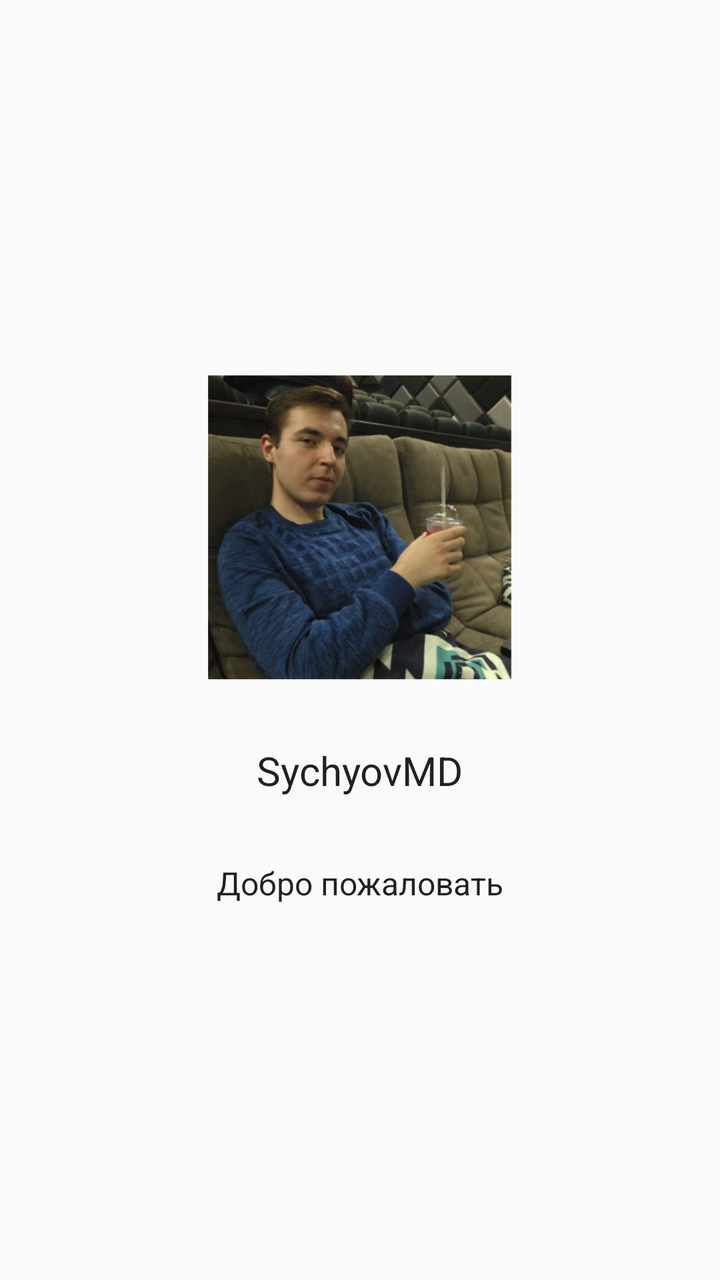
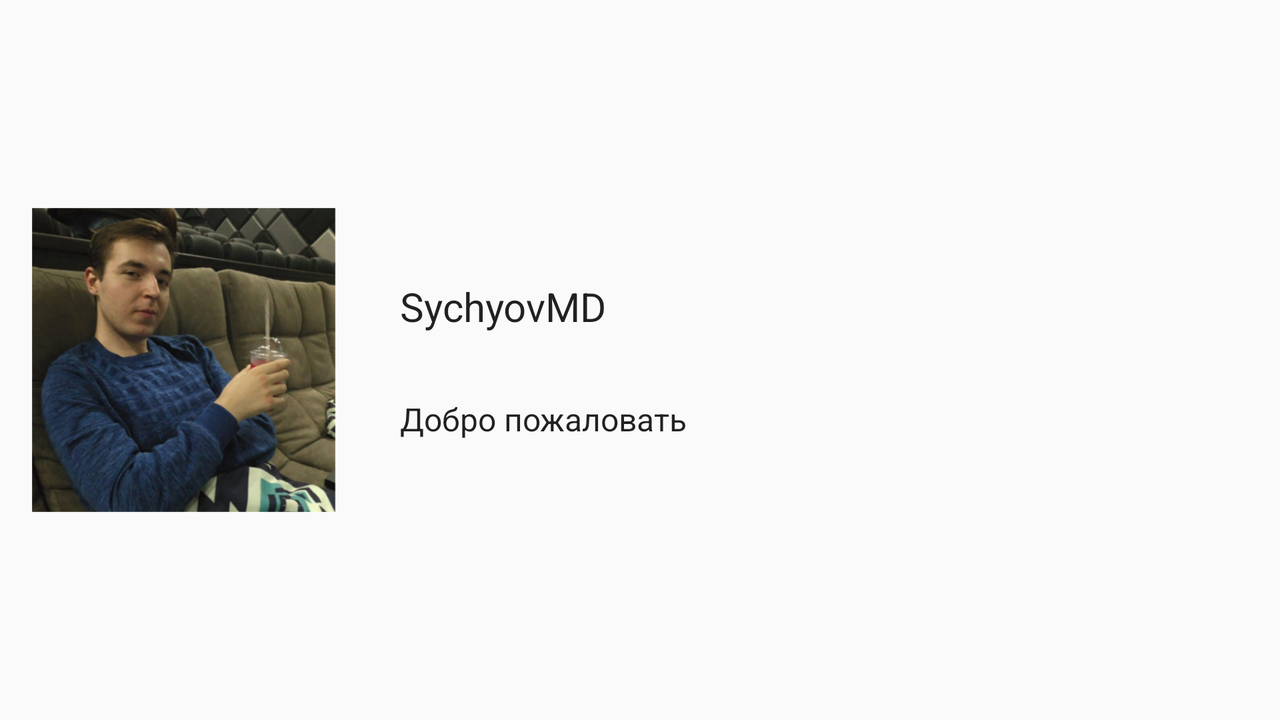

Two renders of one Android screen. The first uses the default layout on a phone; the second uses the alternative layout the repository ships for a different screen configuration, on a matching device. The two XML files are below.
<!-- AndroidManifest.xml: application theme AppTheme -->
<!-- res/layout/fragment_welcome.xml -->
<LinearLayout
    xmlns:android="http://schemas.android.com/apk/res/android"
    xmlns:tools="http://schemas.android.com/tools"
    tools:context="com.example.dsychyov.sychyovmd.ui.fragments.WelcomeFragment"
    android:layout_width="match_parent"
    android:layout_height="match_parent"
    android:orientation="vertical"
    android:layout_gravity="center"
    android:gravity="center">

    <include layout="@layout/author_image" />

    <TextView
        style="@style/AppTheme.WelcomePageAppName"
        android:text="@string/app_name" />
    <TextView
        style="@style/AppTheme.WelcomePageHelloMessage"
        android:text="@string/welcome_message" />

</LinearLayout>
<!-- res/layout/author_image.xml (included above) -->
<?xml version="1.0" encoding="utf-8"?>
<ImageView
    xmlns:android="http://schemas.android.com/apk/res/android"
    xmlns:app="http://schemas.android.com/apk/res-auto"
    style="@style/AppTheme.WelcomePageAppIcon"
    android:id="@+id/authorPhoto"
    app:srcCompat="@drawable/author"
    android:contentDescription="@string/author_name" />
<!-- resources referenced by this layout -->
<resources>
  <!-- drawable author: png bitmap (drawable, 529358 bytes) -->
  <string name="app_name" translatable="false">SychyovMD</string>
  <string name="author_name">Сычев Денис</string>
  <string name="welcome_message">Добро пожаловать</string>
  <style name="AppTheme.WelcomePageAppIcon">
          <item name="android:layout_height">@dimen/welcome_page_app_icon</item>
          <item name="android:layout_width">@dimen/welcome_page_app_icon</item>
          <item name="android:layout_margin">@dimen/welcome_page_margin</item>
      </style>
  <style name="AppTheme.WelcomePageAppName">
          <item name="android:layout_height">wrap_content</item>
          <item name="android:layout_width">wrap_content</item>
          <item name="android:layout_margin">@dimen/welcome_page_margin</item>
          <item name="android:textSize">@dimen/welcome_page_app_name</item>
      </style>
  <style name="AppTheme.WelcomePageHelloMessage">
          <item name="android:layout_height">wrap_content</item>
          <item name="android:layout_width">wrap_content</item>
          <item name="android:layout_margin">@dimen/welcome_page_margin</item>
          <item name="android:textSize">@dimen/welcome_page_hello_message</item>
      </style>
  <style name="AppTheme" parent="Theme.AppCompat.Light.DarkActionBar">
          <item name="colorPrimary">@color/colorPrimary</item>
          <item name="colorPrimaryDark">@color/colorPrimaryDark</item>
          <item name="colorAccent">@color/colorAccent</item>
          <item name="windowActionBar">false</item>
          <item name="windowNoTitle">true</item>
          <item name="icon_info">@drawable/ic_action_info</item>
          <item name="icon_phone">@drawable/ic_action_phone</item>
          <item name="icon_email">@drawable/ic_action_email</item>
          <item name="icon_browser">@drawable/ic_action_browser</item>
          <item name="android:windowAnimationStyle">@style/WindowAnimationTransition</item>
      </style>
  <dimen name="welcome_page_app_icon">152dp</dimen>
  <dimen name="welcome_page_margin">16dp</dimen>
  <dimen name="welcome_page_app_name">20sp</dimen>
  <dimen name="welcome_page_hello_message">16sp</dimen>
  <color name="colorPrimary">#9575CD</color>
  <color name="colorPrimaryDark">#673AB7</color>
  <color name="colorAccent">#FF3D00</color>
  <!-- drawable ic_action_info: png bitmap (drawable-hdpi, 670 bytes) -->
  <!-- drawable ic_action_phone: png bitmap (drawable-hdpi, 604 bytes) -->
  <!-- drawable ic_action_email: png bitmap (drawable-hdpi, 546 bytes) -->
  <!-- drawable ic_action_browser: png bitmap (drawable-hdpi, 383 bytes) -->
  <style name="WindowAnimationTransition">
          <item name="android:windowEnterAnimation">@android:anim/fade_in</item>
          <item name="android:windowExitAnimation">@android:anim/fade_out</item>
      </style>
</resources>
<!-- res/layout-land/fragment_welcome.xml (the repository's variant of the layout above) -->
<!-- drawn on the phone turned sideways -->
<LinearLayout
    xmlns:android="http://schemas.android.com/apk/res/android"
    xmlns:tools="http://schemas.android.com/tools"
    tools:context="com.example.dsychyov.sychyovmd.ui.fragments.WelcomeFragment"
    android:orientation="horizontal"
    android:gravity="center_vertical"
    android:layout_width="match_parent"
    android:layout_height="match_parent">

    <include layout="@layout/author_image" />

    <LinearLayout
        android:layout_width="wrap_content"
        android:layout_height="wrap_content"
        android:orientation="vertical">

        <TextView
            style="@style/AppTheme.WelcomePageAppName"
            android:text="@string/app_name" />
        <TextView
            style="@style/AppTheme.WelcomePageHelloMessage"
            android:text="@string/welcome_message" />
    </LinearLayout>
</LinearLayout>
